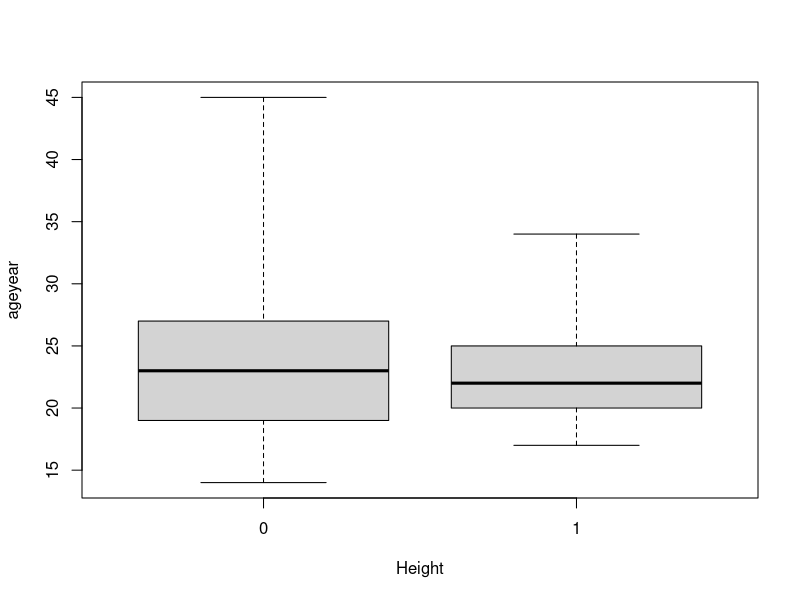

R code for this plot:
library(MASS)

summary(birthwt)
# here
boxplot(age~ht, data = birthwt, range= 0, ylab = "ageyear", xlab="Height")
# one